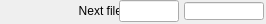
   <widget class="caFrame" name="caFrame_4">
    <property name="geometry">
     <rect>
      <x>437</x>
      <y>146</y>
      <width>266</width>
      <height>24</height>
     </rect>
    </property>
    <widget class="caLabel" name="caLabel_4">
     <property name="geometry">
      <rect>
       <x>0</x>
       <y>1</y>
       <width>132</width>
       <height>20</height>
      </rect>
     </property>
     <property name="frameShape">
      <enum>QFrame::NoFrame</enum>
     </property>
     <property name="text">
      <string>Next file #</string>
     </property>
     <property name="alignment">
      <set>Qt::AlignAbsolute|Qt::AlignRight|Qt::AlignTrailing|Qt::AlignVCenter</set>
     </property>
     <property name="fontScaleMode">
      <enum>ESimpleLabel::WidthAndHeight</enum>
     </property>
     <property name="foreground">
      <color>
       <red>0</red>
       <green>0</green>
       <blue>0</blue>
      </color>
     </property>
     <property name="background">
      <color alpha="0">
       <red>0</red>
       <green>0</green>
       <blue>0</blue>
      </color>
     </property>
    </widget>
    <widget class="caTextEntry" name="caTextEntry_1">
     <property name="geometry">
      <rect>
       <x>119</x>
       <y>0</y>
       <width>60</width>
       <height>22</height>
      </rect>
     </property>
     <property name="channel" stdset="0">
      <string>$(P)$(R)FileNumber</string>
     </property>
     <property name="foreground">
      <color>
       <red>0</red>
       <green>0</green>
       <blue>0</blue>
      </color>
     </property>
     <property name="background">
      <color>
       <red>115</red>
       <green>223</green>
       <blue>255</blue>
      </color>
     </property>
     <property name="colorMode">
      <enum>caLineEdit::Static</enum>
     </property>
     <property name="precisionMode">
      <enum>caLineEdit::Channel</enum>
     </property>
     <property name="limitsMode">
      <enum>caLineEdit::Channel</enum>
     </property>
     <property name="maxValue">
      <double>1.000000000000000</double>
     </property>
     <property name="minValue">
      <double>0.000000000000000</double>
     </property>
     <property name="fontScaleMode">
      <enum>caLineEdit::WidthAndHeight</enum>
     </property>
     <property name="formatType">
      <enum>caLineEdit::decimal</enum>
     </property>
    </widget>
    <widget class="caLineEdit" name="caLineEdit_3">
     <property name="geometry">
      <rect>
       <x>184</x>
       <y>2</y>
       <width>80</width>
       <height>18</height>
      </rect>
     </property>
     <property name="alignment">
      <set>Qt::AlignAbsolute|Qt::AlignLeading|Qt::AlignLeft|Qt::AlignVCenter</set>
     </property>
     <property name="channel" stdset="0">
      <string>$(P)$(R)FileNumber_RBV</string>
     </property>
     <property name="foreground">
      <color>
       <red>10</red>
       <green>0</green>
       <blue>184</blue>
      </color>
     </property>
     <property name="background">
      <color>
       <red>187</red>
       <green>187</green>
       <blue>187</blue>
      </color>
     </property>
     <property name="colorMode">
      <enum>caLineEdit::Static</enum>
     </property>
     <property name="precisionMode">
      <enum>caLineEdit::Channel</enum>
     </property>
     <property name="limitsMode">
      <enum>caLineEdit::Channel</enum>
     </property>
     <property name="maxValue">
      <double>1.000000000000000</double>
     </property>
     <property name="minValue">
      <double>0.000000000000000</double>
     </property>
     <property name="fontScaleMode">
      <enum>caLineEdit::WidthAndHeight</enum>
     </property>
     <property name="formatType">
      <enum>caLineEdit::decimal</enum>
     </property>
    </widget>
   </widget>
